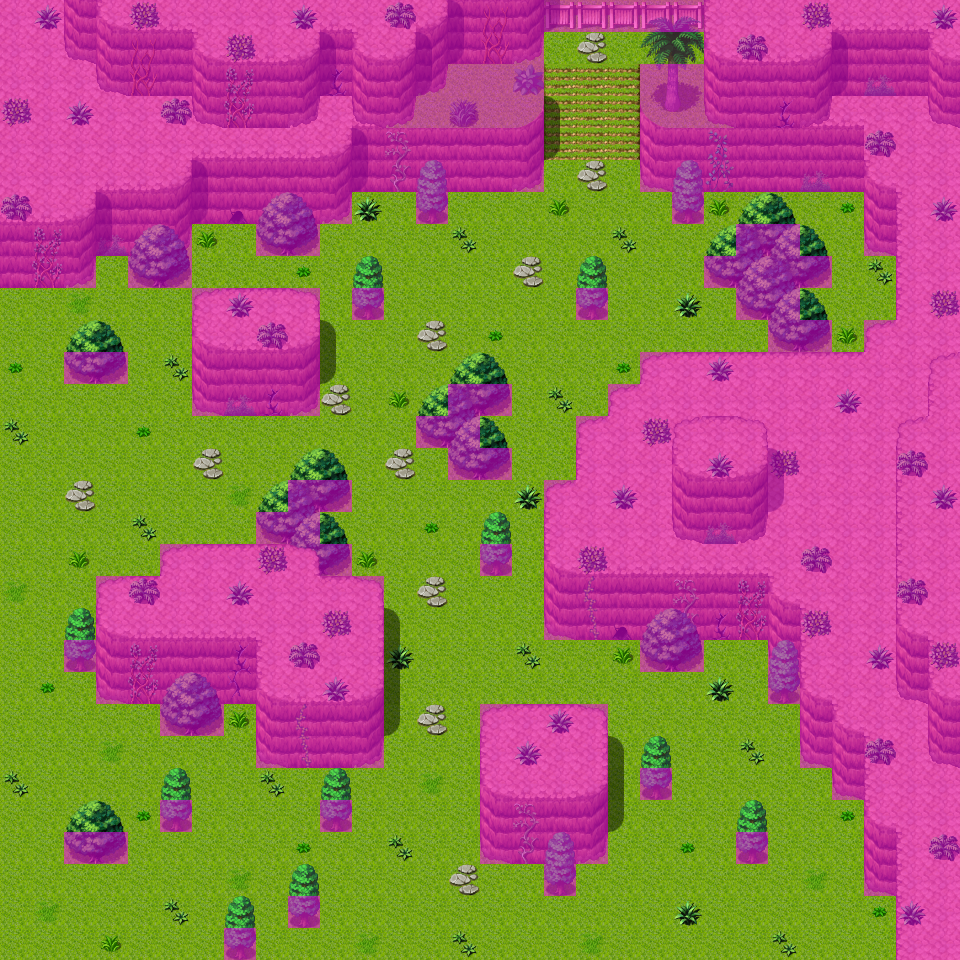

This game map was drawn from its Tiled (.tmx) file and the tilesets committed beside it. A one-line description and the trimmed map source follow:
An orthogonal 30x30 tile map with 32x32 px tiles, 4 tile layers (Ground, Objects, Above, Walkable), 21 tilesets and 8 objects (4x spawn, 3x mapchange, sign).

<map version="1.0" orientation="orthogonal" width="30" height="30" tilewidth="32" tileheight="32">
    <properties>
        <property name="outdoors" value="1" />
    </properties>
    <tileset firstgid="1" name="map_25" tilewidth="32" tileheight="32">
        <image source="../drawable/map_25.png" width="256" height="256" />
    </tileset>
    <tileset firstgid="65" name="map_21" tilewidth="32" tileheight="32">
        <image source="../drawable/map_21.png" width="256" height="256" />
    </tileset>
    <tileset firstgid="129" name="map_6" tilewidth="32" tileheight="32">
        <image source="../drawable/map_6.png" width="256" height="256" />
    </tileset>
    <tileset firstgid="193" name="map_5" tilewidth="32" tileheight="32">
        <image source="../drawable/map_5.png" width="256" height="256" />
    </tileset>
    <tileset firstgid="257" name="map_4" tilewidth="32" tileheight="32">
        <image source="../drawable/map_4.png" width="256" height="256" />
    </tileset>
    <tileset firstgid="321" name="map_16" tilewidth="32" tileheight="32">
        <image source="../drawable/map_16.png" width="256" height="256" />
    </tileset>
    <tileset firstgid="385" name="map_19" tilewidth="32" tileheight="32">
        <image source="../drawable/map_19.png" width="256" height="256" />
    </tileset>
    <tileset firstgid="449" name="map_3" tilewidth="32" tileheight="32">
        <image source="../drawable/map_3.png" width="256" height="256" />
    </tileset>
    <tileset firstgid="513" name="map_17" tilewidth="32" tileheight="32">
        <image source="../drawable/map_17.png" width="256" height="256" />
    </tileset>
    <tileset firstgid="577" name="map_7" tilewidth="32" tileheight="32">
        <image source="../drawable/map_7.png" width="256" height="256" />
    </tileset>
    <tileset firstgid="641" name="map_2" tilewidth="32" tileheight="32">
        <image source="../drawable/map_2.png" width="256" height="256" />
    </tileset>
    <tileset firstgid="705" name="map_1" tilewidth="32" tileheight="32">
        <image source="../drawable/map_1.png" width="256" height="256" />
    </tileset>
    <tileset firstgid="769" name="map_27" tilewidth="32" tileheight="32">
        <image source="../drawable/map_27.png" width="256" height="256" />
    </tileset>
    <tileset firstgid="833" name="map_13" tilewidth="32" tileheight="32">
        <image source="../drawable/map_13.png" width="256" height="256" />
    </tileset>
    <tileset firstgid="897" name="map_9" tilewidth="32" tileheight="32">
        <image source="../drawable/map_9.png" width="256" height="256" />
    </tileset>
    <tileset firstgid="961" name="map_35" tilewidth="32" tileheight="32">
        <image source="../drawable/map_35.png" width="256" height="256" />
    </tileset>
    <tileset firstgid="1025" name="map_46" tilewidth="32" tileheight="32">
        <image source="../drawable/map_46.png" width="256" height="256" />
    </tileset>
    <tileset firstgid="1089" name="map_34" tilewidth="32" tileheight="32">
        <image source="../drawable/map_34.png" width="256" height="256" />
    </tileset>
    <tileset firstgid="1153" name="map_26" tilewidth="32" tileheight="32">
        <image source="../drawable/map_26.png" width="256" height="256" />
    </tileset>
    <tileset firstgid="1217" name="map_20" tilewidth="32" tileheight="32">
        <image source="../drawable/map_20.png" width="256" height="256" />
    </tileset>
    <tileset firstgid="1281" name="map_0" tilewidth="32" tileheight="32">
        <image source="../drawable/map_0.png" width="256" height="256" />
    </tileset>
    <layer name="Ground" width="30" height="30">
        <data>[900 cells, 900 non-empty, 10 distinct tile ids]</data>
    </layer>
    <layer name="Objects" width="30" height="30">
        <data>[900 cells, 236 non-empty, 41 distinct tile ids]</data>
    </layer>
    <layer name="Above" width="30" height="30">
        <data>[900 cells, 115 non-empty, 16 distinct tile ids]</data>
    </layer>
    <layer name="Walkable" width="30" height="30">
        <data>[900 cells, 476 non-empty, 1 distinct tile ids]</data>
    </layer>
    <objectgroup name="Mapevents">
        <object name="west" type="mapchange" x="0" y="288" width="32" height="640">
            <properties>
                <property name="map" value="waterway4" />
                <property name="place" value="east" />
            </properties>
        </object>
        <object name="south" type="mapchange" x="256" y="928" width="640" height="32">
            <properties>
                <property name="map" value="waterway15" />
                <property name="place" value="north" />
            </properties>
        </object>
        <object name="southwest" type="mapchange" x="0" y="928" width="224" height="32">
            <properties>
                <property name="map" value="waterway5" />
                <property name="place" value="northeast" />
            </properties>
        </object>
        <object name="sign_waterway14_hole" type="sign" x="608" y="640" width="32" height="32" />
    </objectgroup>
    <objectgroup name="Spawn" visible="0">
        <object name="burrower_1" type="spawn" x="352" y="640" width="576" height="256">
            <properties>
                <property name="quantity" value="3" />
                <property name="spawngroup" value="burrower_1" />
            </properties>
        </object>
        <object name="burrower_2" type="spawn" x="544" y="160" width="352" height="224">
            <properties>
                <property name="quantity" value="3" />
                <property name="spawngroup" value="burrower_2" />
            </properties>
        </object>
        <object name="burrower_1_1" type="spawn" x="288" y="192" width="288" height="448">
            <properties>
                <property name="quantity" value="3" />
                <property name="spawngroup" value="burrower_1" />
            </properties>
        </object>
        <object name="frog_3" type="spawn" x="64" y="224" width="352" height="672">
            <properties>
                <property name="quantity" value="3" />
                <property name="spawngroup" value="frog_3" />
            </properties>
        </object>
    </objectgroup>
    <objectgroup name="Keys" />
</map>
